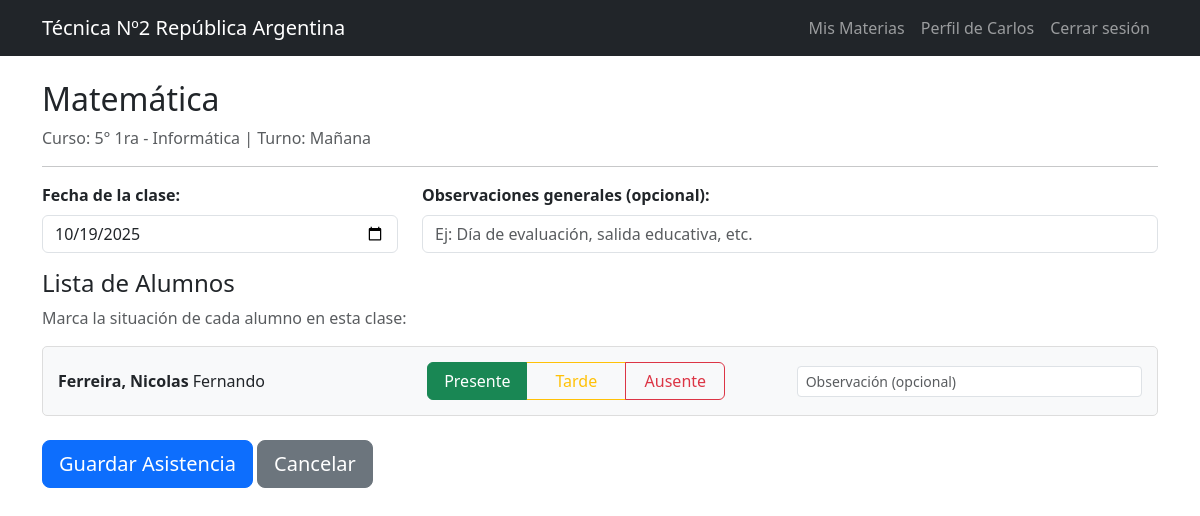
Screenshot of /gestionar_asistencias.php?id_materia=1 (signed in) with the database file from the repository.
### tables this page shows
CREATE TABLE `materias` (
  `ID` int(11) NOT NULL,
  `ID_Curso` int(11) NOT NULL,
  `DNI_Profesor` int(11) NOT NULL,
  `Nombre` varchar(255) NOT NULL,
  `Horarios` varchar(255) NOT NULL,
  `Estado` tinyint(1) NOT NULL DEFAULT 1
);

CREATE TABLE `cursos` (
  `ID` int(11) NOT NULL,
  `DNI_Preceptor` int(11) NOT NULL,
  `DNI_Alumno` int(11) NOT NULL,
  `Turno` enum('Mañana','Tarde','Noche') NOT NULL,
  `Grupo` varchar(255) NOT NULL,
  `Anio` int(4) NOT NULL,
  `Division` varchar(10) NOT NULL,
  `Especialidad` varchar(255) NOT NULL,
  `Estado` tinyint(1) NOT NULL DEFAULT 1
);

CREATE TABLE `usuarios` (
  `DNI` int(11) NOT NULL,
  `Primer_nombre` varchar(255) NOT NULL,
  `Segundo_nombre` varchar(255) NOT NULL,
  `Apellido` varchar(255) NOT NULL,
  `Email` varchar(255) NOT NULL,
  `Password_Usuario` varchar(255) DEFAULT NULL,
  `Nacionalidad` varchar(255) NOT NULL,
  `Localidad` varchar(255) NOT NULL,
  `Calle` varchar(255) NOT NULL,
  `Altura` int(11) NOT NULL,
  `Fecha_Nacimiento` date NOT NULL,
  `Telefono` varchar(255) NOT NULL,
  `Rol` enum('Director','Preceptor','Profesor','Alumno') NOT NULL,
  `Estado` tinyint(1) NOT NULL DEFAULT 1,
  `Fecha_Creacion` timestamp NOT NULL DEFAULT current_timestamp(),
  `Usuario` varchar(255) DEFAULT current_user()
);

### gestionar_asistencias.php (the view, shortened to what this page needs)
<?php
include('./public/header.php');
$dni_profesor = $_SESSION['DNI'];
$id_materia = isset($_GET['id_materia']) ? intval($_GET['id_materia']) : null;
$query_verificar = "SELECT materias.ID, materias.Nombre, materias.Horarios,
                    cursos.Anio, cursos.Division, cursos.Especialidad, cursos.Turno
                    FROM materias
                    INNER JOIN cursos ON materias.ID_Curso = cursos.ID
                    WHERE materias.ID = '$id_materia' AND materias.DNI_Profesor = '$dni_profesor'";
$result_verificar = mysqli_query($CONN, $query_verificar);
$materia = mysqli_fetch_assoc($result_verificar);
$query_alumnos = "SELECT usuarios.DNI, usuarios.Primer_nombre, usuarios.Segundo_nombre, usuarios.Apellido
                  FROM cursos
                  INNER JOIN alumnos ON cursos.DNI_Alumno = alumnos.DNI_Alumno
                  INNER JOIN usuarios ON alumnos.DNI_Alumno = usuarios.DNI
                  WHERE cursos.Anio = '" . $materia['Anio'] . "'
                  AND cursos.Division = '" . $materia['Division'] . "'
                  AND cursos.Especialidad = '" . $materia['Especialidad'] . "'
                  AND cursos.Turno = '" . $materia['Turno'] . "'
                  AND cursos.Estado = 1
                  ORDER BY usuarios.Apellido, usuarios.Primer_nombre";
$result_alumnos = mysqli_query($CONN, $query_alumnos);
?>
<!DOCTYPE html>
<html lang="es">
<head>
</head>
<body>
    <div class="container mt-4">
        <h2><?php echo htmlspecialchars($materia['Nombre']); ?></h2>
        <p class="text-muted">
            Curso: <?php echo htmlspecialchars($materia['Anio'] . "° " . $materia['Division'] . " - " . $materia['Especialidad']); ?>
            | Turno: <?php echo htmlspecialchars($materia['Turno']); ?>
        </p>
        <hr>
        <?php if (mysqli_num_rows($result_alumnos) > 0): ?>
            <form method="POST" action="procesar_asistencia.php">
                <div class="row mb-3">
                    <div class="col-md-4">
                        <label for="fecha" class="form-label"><strong>Fecha de la clase:</strong></label>
                        <input type="date"
                               id="fecha"
                               name="fecha"
                               class="form-control"
                               value="<?php echo date('Y-m-d'); ?>"
                               required>
                    </div>
                    <div class="col-md-8">
                        <label class="form-label"><strong>Observaciones generales (opcional):</strong></label>
                        <input type="text"
                               name="observaciones_generales"
                               class="form-control"
                               placeholder="Ej: Día de evaluación, salida educativa, etc.">
                    </div>
                </div>
                <h4>Lista de Alumnos</h4>
                <p class="text-muted">Marca la situación de cada alumno en esta clase:</p>
                <?php while ($alumno = mysqli_fetch_assoc($result_alumnos)): ?>
                    <div class="alumno-item">
                        <div class="row align-items-center">
                            <div class="col-md-4">
                                <strong><?php echo htmlspecialchars($alumno['Apellido'] . ", " . $alumno['Primer_nombre']); ?></strong>
                                <?php if (!empty($alumno['Segundo_nombre'])): ?>
                                    <?php echo htmlspecialchars(" " . $alumno['Segundo_nombre']); ?>
                                <?php endif; ?>
                            </div>
                            <div class="col-md-4">
                                <div class="btn-group btn-group-asistencia" role="group">
                                    <label class="btn btn-outline-success" for="presente_<?php echo $alumno['DNI']; ?>">
                                        Presente
                                    </label>
                                    <label class="btn btn-outline-warning" for="tarde_<?php echo $alumno['DNI']; ?>">
                                        Tarde
                                    </label>
                                    <label class="btn btn-outline-danger" for="falta_<?php echo $alumno['DNI']; ?>">
                                        Ausente
                                    </label>
                                </div>
                            </div>
                            <div class="col-md-4">
                                <input type="text"
                                       name="observaciones[<?php echo $alumno['DNI']; ?>]"
                                       class="form-control form-control-sm"
                                       placeholder="Observación (opcional)">
                            </div>
                        </div>
                    </div>
                <?php endwhile; ?>
                <div class="mt-4">
                    <button type="submit" class="btn btn-primary btn-lg">Guardar Asistencia</button>
                    <a href="mis_materias_profesor.php" class="btn btn-secondary btn-lg">Cancelar</a>
                </div>
            </form>
        <?php else: ?>
            <div class="alert alert-warning">No hay alumnos registrados en este curso.</div>
            <a href="mis_materias_profesor.php" class="btn btn-secondary">Volver</a>
        <?php endif; ?>
    </div>
</body>
</html>

### gestionar_asistencias.php (style rules this page uses)
.alumno-item { padding: 15px; border: 1px solid #ddd; border-radius: 5px; margin-bottom: 10px; background-color: #f8f9fa; }
.btn-group-asistencia .btn { width: 100px; }

### rows the page displays
materias: Nombre "Matemática", ID_Curso.Especialidad "5° 1ra - Informática", ID_Curso.Turno "Mañana"
usuarios: Apellido+Primer_nombre "Ferreira, Nicolas", Segundo_nombre "Fernando"

### other values shown
$_SESSION['nombre1'] "Carlos"
